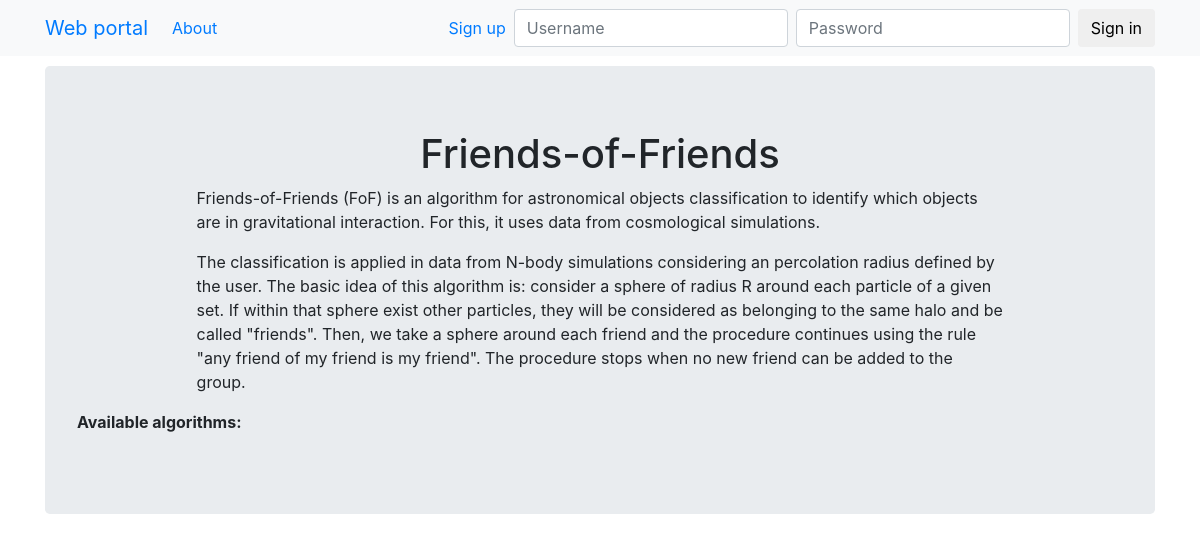
The page /fof/about on the database as committed earlier.
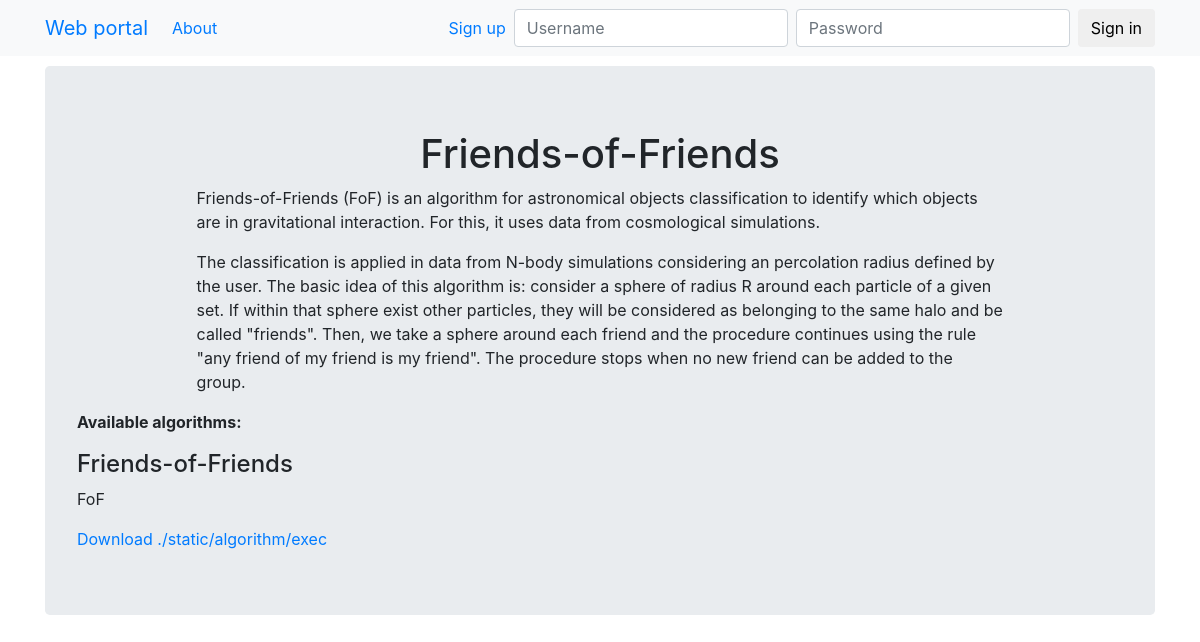
The same page on the database as committed later.
### fof/models.py (models this page shows, shortened)
class FoFAlgorithm(models.Model):
    idFoF = models.AutoField(primary_key=True)
    nameFoF = models.CharField(null=False, blank=False, max_length=100)
    descFoF = models.TextField(null=True, blank=False)
    commandFoF = models.TextField(null=False, blank=False)
    class Meta:
        managed = True
        db_table = 'fof_algorithm'

### fof/views.py (the view)
# urls.py: path('about', about, name="about"),
def about(request):
    query_results = FoFAlgorithm.objects.all()
    return render(request, 'fof/about.html', {"results" : query_results})

### templates/fof/about.html
{%extends "base.html" %}
{% block jumbotron %}
<div class="jumbotron">
  <h1><center>Friends-of-Friends</center></h1>
    <div style="width:80%;" class="container">
    <p>Friends-of-Friends (FoF) is an algorithm for astronomical objects classification to identify which objects are in gravitational interaction. For this, it uses data from cosmological simulations.</p>
        <p>The classification is applied in data from N-body simulations considering an percolation radius defined by the user. The basic idea of this algorithm is: consider a sphere of radius R around each particle of a given set. If within that sphere exist other particles, they will be considered as belonging to the same halo and be called "friends". Then, we take a sphere around each friend and the procedure continues using the rule "any friend of my friend is my friend". The procedure stops when no new friend can be added to the group.</p>
    </div>
    <p><b>Available algorithms:</b></p>
		<div id="postlist">
			<div class="panel">
                {% for alg in results %}
                  <div class="panel-heading">
                        <div class="text-center">
                            <div class="row">
                                <div class="col-sm-9">
                                    <h4 class="pull-left">{{ alg.nameFoF }}</h4>
                                </div>
                            </div>
                        </div>
                    </div>
                    <div class="panel-body">
                        <p>{{ alg.descFoF }}</p>
                        <a href="#"> Download {{ alg.commandFoF }}</a>
                    </div>
                {% endfor %}
        </div>
        </div>
</div>
{% endblock %}

Rows that differ between the two databases and show on the page:
added FoFAlgorithm: nameFoF "Friends-of-Friends", descFoF "FoF", commandFoF "./static/algorithm/exec"
